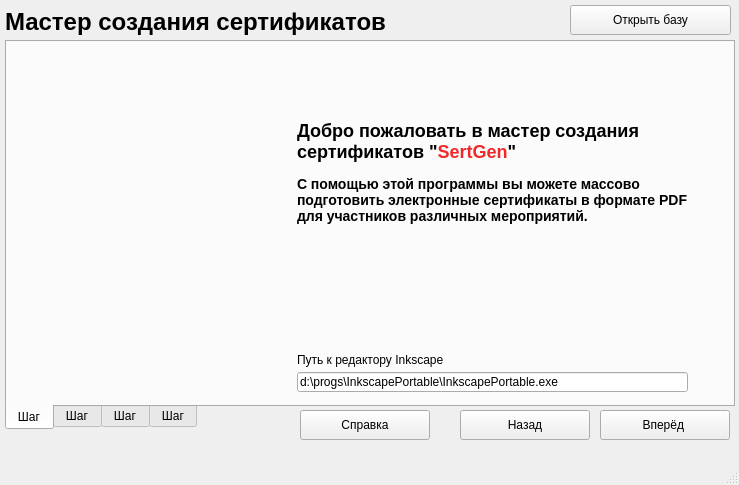
<?xml version="1.0" encoding="UTF-8"?>
<ui version="4.0">
 <class>frmMain</class>
 <widget class="QMainWindow" name="frmMain">
  <property name="windowModality">
   <enum>Qt::NonModal</enum>
  </property>
  <property name="geometry">
   <rect>
    <x>0</x>
    <y>0</y>
    <width>739</width>
    <height>485</height>
   </rect>
  </property>
  <property name="minimumSize">
   <size>
    <width>735</width>
    <height>485</height>
   </size>
  </property>
  <property name="maximumSize">
   <size>
    <width>739</width>
    <height>485</height>
   </size>
  </property>
  <property name="windowTitle">
   <string>Генератор сертификатов</string>
  </property>
  <property name="windowIcon">
   <iconset>
    <normaloff>../img/icon.png</normaloff>../img/icon.png</iconset>
  </property>
  <property name="autoFillBackground">
   <bool>true</bool>
  </property>
  <property name="toolButtonStyle">
   <enum>Qt::ToolButtonIconOnly</enum>
  </property>
  <widget class="QWidget" name="centralwidget">
   <widget class="QTabWidget" name="tabWidget">
    <property name="enabled">
     <bool>true</bool>
    </property>
    <property name="geometry">
     <rect>
      <x>5</x>
      <y>40</y>
      <width>730</width>
      <height>390</height>
     </rect>
    </property>
    <property name="tabPosition">
     <enum>QTabWidget::South</enum>
    </property>
    <property name="tabShape">
     <enum>QTabWidget::Rounded</enum>
    </property>
    <property name="currentIndex">
     <number>0</number>
    </property>
    <property name="documentMode">
     <bool>false</bool>
    </property>
    <property name="tabsClosable">
     <bool>false</bool>
    </property>
    <property name="tabBarAutoHide">
     <bool>false</bool>
    </property>
    <widget class="QWidget" name="step_0">
     <property name="enabled">
      <bool>true</bool>
     </property>
     <attribute name="icon">
      <iconset>
       <normaloff>../img/0.png</normaloff>../img/0.png</iconset>
     </attribute>
     <attribute name="title">
      <string>Шаг</string>
     </attribute>
     <attribute name="toolTip">
      <string>Мастер создания сертификатов</string>
     </attribute>
     <widget class="QLabel" name="label_3">
      <property name="geometry">
       <rect>
        <x>10</x>
        <y>10</y>
        <width>269</width>
        <height>300</height>
       </rect>
      </property>
      <property name="maximumSize">
       <size>
        <width>300</width>
        <height>16777215</height>
       </size>
      </property>
      <property name="text">
       <string/>
      </property>
      <property name="pixmap">
       <pixmap>../img/icon.png</pixmap>
      </property>
     </widget>
     <widget class="QLabel" name="label_4">
      <property name="geometry">
       <rect>
        <x>290</x>
        <y>10</y>
        <width>411</width>
        <height>241</height>
       </rect>
      </property>
      <property name="minimumSize">
       <size>
        <width>0</width>
        <height>0</height>
       </size>
      </property>
      <property name="font">
       <font>
        <pointsize>9</pointsize>
       </font>
      </property>
      <property name="text">
       <string>&lt;html&gt;&lt;head/&gt;&lt;body&gt;&lt;h2 style=&quot; margin-top:16px; margin-bottom:12px; margin-left:0px; margin-right:0px; -qt-block-indent:0; text-indent:0px;&quot;&gt;&lt;span style=&quot; font-size:x-large; font-weight:600;&quot;&gt;Добро пожаловать в мастер создания сертификатов &amp;quot;&lt;/span&gt;&lt;span style=&quot; font-size:x-large; font-weight:600; color:#ef2929;&quot;&gt;SertGen&lt;/span&gt;&lt;span style=&quot; font-size:x-large; font-weight:600;&quot;&gt;&amp;quot; &lt;/span&gt;&lt;/h2&gt;&lt;h3 style=&quot; margin-top:14px; margin-bottom:12px; margin-left:0px; margin-right:0px; -qt-block-indent:0; text-indent:0px;&quot;&gt;&lt;span style=&quot; font-size:large; font-weight:600;&quot;&gt;С помощью этой программы вы можете массово подготовить электронные сертификаты в формате PDF для участников различных мероприятий.&lt;/span&gt;&lt;/h3&gt;&lt;/body&gt;&lt;/html&gt;</string>
      </property>
      <property name="textFormat">
       <enum>Qt::RichText</enum>
      </property>
      <property name="wordWrap">
       <bool>true</bool>
      </property>
     </widget>
     <widget class="QLabel" name="lblInkscape">
      <property name="geometry">
       <rect>
        <x>290</x>
        <y>310</y>
        <width>161</width>
        <height>16</height>
       </rect>
      </property>
      <property name="text">
       <string>Путь к редактору Inkscape</string>
      </property>
     </widget>
     <widget class="QLineEdit" name="txtInkscape">
      <property name="geometry">
       <rect>
        <x>290</x>
        <y>330</y>
        <width>391</width>
        <height>20</height>
       </rect>
      </property>
      <property name="text">
       <string>d:\progs\InkscapePortable\InkscapePortable.exe</string>
      </property>
     </widget>
     <widget class="QLabel" name="lblInkscapeIcon">
      <property name="geometry">
       <rect>
        <x>690</x>
        <y>330</y>
        <width>24</width>
        <height>24</height>
       </rect>
      </property>
      <property name="text">
       <string/>
      </property>
      <property name="pixmap">
       <pixmap>../img/check.png</pixmap>
      </property>
      <property name="scaledContents">
       <bool>true</bool>
      </property>
     </widget>
    </widget>
    <widget class="QWidget" name="step_1">
     <property name="enabled">
      <bool>true</bool>
     </property>
     <attribute name="icon">
      <iconset>
       <normaloff>../img/1.png</normaloff>../img/1.png</iconset>
     </attribute>
     <attribute name="title">
      <string>Шаг</string>
     </attribute>
     <attribute name="toolTip">
      <string>&lt;html&gt;&lt;head/&gt;&lt;body&gt;&lt;p&gt;Шаг 1: Выбор шаблона сертификата&lt;/p&gt;&lt;/body&gt;&lt;/html&gt;</string>
     </attribute>
     <widget class="QLabel" name="lblSVG">
      <property name="geometry">
       <rect>
        <x>10</x>
        <y>30</y>
        <width>450</width>
        <height>320</height>
       </rect>
      </property>
      <property name="font">
       <font>
        <pointsize>14</pointsize>
       </font>
      </property>
      <property name="toolTip">
       <string>Внешний вид сертификата</string>
      </property>
      <property name="text">
       <string/>
      </property>
      <property name="pixmap">
       <pixmap>../img/noimage.png</pixmap>
      </property>
      <property name="scaledContents">
       <bool>true</bool>
      </property>
     </widget>
     <widget class="QLineEdit" name="txtFileName">
      <property name="geometry">
       <rect>
        <x>490</x>
        <y>380</y>
        <width>151</width>
        <height>25</height>
       </rect>
      </property>
      <property name="text">
       <string>1.svg</string>
      </property>
     </widget>
     <widget class="QListWidget" name="lstSVGFiles">
      <property name="geometry">
       <rect>
        <x>470</x>
        <y>30</y>
        <width>250</width>
        <height>280</height>
       </rect>
      </property>
     </widget>
     <widget class="QLabel" name="label_5">
      <property name="geometry">
       <rect>
        <x>10</x>
        <y>10</y>
        <width>201</width>
        <height>17</height>
       </rect>
      </property>
      <property name="text">
       <string>Просмотр шаблона</string>
      </property>
     </widget>
     <widget class="QLabel" name="label_6">
      <property name="geometry">
       <rect>
        <x>470</x>
        <y>10</y>
        <width>141</width>
        <height>17</height>
       </rect>
      </property>
      <property name="text">
       <string>Файл шаблона</string>
      </property>
     </widget>
     <widget class="QPushButton" name="btnOpenTemplatesFolder">
      <property name="geometry">
       <rect>
        <x>470</x>
        <y>320</y>
        <width>250</width>
        <height>30</height>
       </rect>
      </property>
      <property name="text">
       <string>Открыть папку с шаблонами</string>
      </property>
     </widget>
    </widget>
    <widget class="QWidget" name="step_2">
     <property name="enabled">
      <bool>true</bool>
     </property>
     <attribute name="icon">
      <iconset>
       <normaloff>../img/2.png</normaloff>../img/2.png</iconset>
     </attribute>
     <attribute name="title">
      <string>Шаг</string>
     </attribute>
     <attribute name="toolTip">
      <string>Шаг 2: Загрузка данных</string>
     </attribute>
     <widget class="QListWidget" name="lstXLSFiles">
      <property name="geometry">
       <rect>
        <x>470</x>
        <y>30</y>
        <width>250</width>
        <height>280</height>
       </rect>
      </property>
     </widget>
     <widget class="QTableWidget" name="tableWidget">
      <property name="geometry">
       <rect>
        <x>10</x>
        <y>30</y>
        <width>450</width>
        <height>320</height>
       </rect>
      </property>
     </widget>
     <widget class="QPushButton" name="btnToCSV">
      <property name="geometry">
       <rect>
        <x>330</x>
        <y>380</y>
        <width>80</width>
        <height>25</height>
       </rect>
      </property>
      <property name="text">
       <string>PushButton</string>
      </property>
     </widget>
     <widget class="QLabel" name="label">
      <property name="geometry">
       <rect>
        <x>10</x>
        <y>10</y>
        <width>54</width>
        <height>17</height>
       </rect>
      </property>
      <property name="text">
       <string>Таблица</string>
      </property>
     </widget>
     <widget class="QLabel" name="label_2">
      <property name="geometry">
       <rect>
        <x>470</x>
        <y>10</y>
        <width>54</width>
        <height>17</height>
       </rect>
      </property>
      <property name="text">
       <string>Файл</string>
      </property>
     </widget>
     <widget class="QPushButton" name="btnOpenXLSFolder">
      <property name="geometry">
       <rect>
        <x>470</x>
        <y>320</y>
        <width>251</width>
        <height>31</height>
       </rect>
      </property>
      <property name="text">
       <string>Открыть папку с таблицами</string>
      </property>
     </widget>
    </widget>
    <widget class="QWidget" name="step_3">
     <attribute name="icon">
      <iconset>
       <normaloff>../img/3.png</normaloff>../img/3.png</iconset>
     </attribute>
     <attribute name="title">
      <string>Шаг</string>
     </attribute>
     <attribute name="toolTip">
      <string>Шаг 3: Создание</string>
     </attribute>
     <widget class="QPushButton" name="btnMake_all_sert">
      <property name="geometry">
       <rect>
        <x>360</x>
        <y>200</y>
        <width>361</width>
        <height>51</height>
       </rect>
      </property>
      <property name="text">
       <string>Создать</string>
      </property>
     </widget>
     <widget class="QProgressBar" name="progressBar">
      <property name="geometry">
       <rect>
        <x>10</x>
        <y>330</y>
        <width>711</width>
        <height>23</height>
       </rect>
      </property>
      <property name="value">
       <number>0</number>
      </property>
     </widget>
     <widget class="QLabel" name="lblAnimation">
      <property name="geometry">
       <rect>
        <x>360</x>
        <y>10</y>
        <width>355</width>
        <height>170</height>
       </rect>
      </property>
      <property name="autoFillBackground">
       <bool>false</bool>
      </property>
      <property name="text">
       <string>&lt;html&gt;&lt;head/&gt;&lt;body&gt;&lt;h1 align=&quot;center&quot; style=&quot; margin-top:18px; margin-bottom:12px; margin-left:0px; margin-right:0px; -qt-block-indent:0; text-indent:0px;&quot;&gt;&lt;span style=&quot; font-size:xx-large; font-weight:600;&quot;&gt;Почти всё готово!&lt;/span&gt;&lt;/h1&gt;&lt;p align=&quot;center&quot;&gt;&lt;span style=&quot; font-size:14pt;&quot;&gt;Нажмите кнопку &lt;/span&gt;&lt;span style=&quot; font-size:14pt; font-weight:600;&quot;&gt;Создать&lt;/span&gt;&lt;span style=&quot; font-size:14pt;&quot;&gt; для запуска процесса создания сертификатов для участия вашего мероприятия&lt;/span&gt;&lt;/p&gt;&lt;p&gt;&lt;br/&gt;&lt;/p&gt;&lt;/body&gt;&lt;/html&gt;</string>
      </property>
      <property name="scaledContents">
       <bool>true</bool>
      </property>
      <property name="wordWrap">
       <bool>true</bool>
      </property>
     </widget>
     <widget class="QPushButton" name="btnOpenResults">
      <property name="geometry">
       <rect>
        <x>360</x>
        <y>270</y>
        <width>361</width>
        <height>51</height>
       </rect>
      </property>
      <property name="text">
       <string>Открыть папку с сертификатами</string>
      </property>
     </widget>
     <widget class="QTextEdit" name="txtLog">
      <property name="geometry">
       <rect>
        <x>10</x>
        <y>30</y>
        <width>340</width>
        <height>291</height>
       </rect>
      </property>
     </widget>
     <widget class="QLabel" name="label_7">
      <property name="geometry">
       <rect>
        <x>10</x>
        <y>10</y>
        <width>331</width>
        <height>17</height>
       </rect>
      </property>
      <property name="text">
       <string>Отчёт</string>
      </property>
     </widget>
    </widget>
   </widget>
   <widget class="QPushButton" name="btnNext">
    <property name="geometry">
     <rect>
      <x>600</x>
      <y>410</y>
      <width>130</width>
      <height>30</height>
     </rect>
    </property>
    <property name="maximumSize">
     <size>
      <width>16777215</width>
      <height>16777215</height>
     </size>
    </property>
    <property name="font">
     <font>
      <pointsize>9</pointsize>
     </font>
    </property>
    <property name="toolTip">
     <string>Вперёд</string>
    </property>
    <property name="layoutDirection">
     <enum>Qt::LeftToRight</enum>
    </property>
    <property name="text">
     <string extracomment="апрапр">Вперёд </string>
    </property>
   </widget>
   <widget class="QPushButton" name="btnBack">
    <property name="geometry">
     <rect>
      <x>460</x>
      <y>410</y>
      <width>130</width>
      <height>30</height>
     </rect>
    </property>
    <property name="maximumSize">
     <size>
      <width>16777215</width>
      <height>16777215</height>
     </size>
    </property>
    <property name="font">
     <font>
      <pointsize>9</pointsize>
     </font>
    </property>
    <property name="text">
     <string>Назад</string>
    </property>
   </widget>
   <widget class="QLabel" name="lblTitle">
    <property name="geometry">
     <rect>
      <x>5</x>
      <y>5</y>
      <width>720</width>
      <height>35</height>
     </rect>
    </property>
    <property name="font">
     <font>
      <pointsize>9</pointsize>
     </font>
    </property>
    <property name="text">
     <string>&lt;html&gt;&lt;head/&gt;&lt;body&gt;&lt;h1 style=&quot; margin-top:18px; margin-bottom:12px; margin-left:0px; margin-right:0px; -qt-block-indent:0; text-indent:0px;&quot;&gt;&lt;span style=&quot; font-size:xx-large; font-weight:600;&quot;&gt;Мастер создания сертификатов&lt;/span&gt;&lt;/h1&gt;&lt;/body&gt;&lt;/html&gt;</string>
    </property>
    <property name="textFormat">
     <enum>Qt::RichText</enum>
    </property>
   </widget>
   <widget class="QPushButton" name="btnHelp">
    <property name="geometry">
     <rect>
      <x>300</x>
      <y>410</y>
      <width>130</width>
      <height>30</height>
     </rect>
    </property>
    <property name="maximumSize">
     <size>
      <width>16777215</width>
      <height>16777215</height>
     </size>
    </property>
    <property name="font">
     <font>
      <pointsize>9</pointsize>
     </font>
    </property>
    <property name="text">
     <string>Справка</string>
    </property>
   </widget>
   <widget class="QPushButton" name="btnOpenDB">
    <property name="geometry">
     <rect>
      <x>570</x>
      <y>5</y>
      <width>161</width>
      <height>30</height>
     </rect>
    </property>
    <property name="text">
     <string>Открыть базу</string>
    </property>
   </widget>
  </widget>
  <widget class="QMenuBar" name="menubar">
   <property name="geometry">
    <rect>
     <x>0</x>
     <y>0</y>
     <width>739</width>
     <height>21</height>
    </rect>
   </property>
  </widget>
  <widget class="QStatusBar" name="statusbar"/>
 </widget>
 <resources/>
 <connections/>
</ui>
